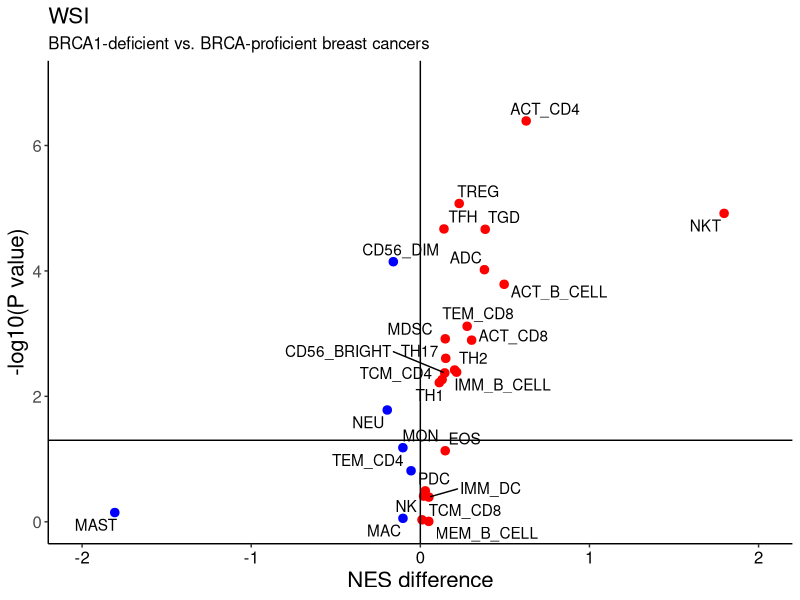

The R source for this figure:
# Load packages
library(ggplot2)
library(ggrepel)

# Set working directory
setwd("/Users/WIMM/Documents/BRCA_2018/Github/")

# Read file
df <- read.table("Data/WSI_final.txt", header=TRUE, sep="\t", na.strings="NA", check.names=FALSE)

# CIN25 gene list
cells <-  c("ADC", "MDSC", "TEM_CD4", "TEM_CD8", "CD56_DIM", "TREG", "PDC", "MAST", "TFH", "MEM_B_CELL", "IMM_DC", "EOS", "CD56_BRIGHT", "MON", "MAC", "TGD", "ACT_CD4", "NKT", "ACT_B_CELL", "TCM_CD4", "TH1", "NK", "TH17", "IMM_B_CELL", "TH2", "TCM_CD8", "ACT_CD8", "NEU")

cells <- intersect(names(df), cells)

# Subset relevant columns
df <- df[,c("BRCA_status", cells)]

# Remove missing values
df <- na.omit(df)

# Compute FC and p-values
df.brca <- NULL
p.brca <- NULL

for(i in 1:length(cells)) {

    # Subset gene
    df.small <- df[, c("BRCA_status", cells[i])]
    
    # Retrieve expression values
    proficient <- df.small[which(df.small$BRCA_status=="BRCA-proficient"), 2]
    brca <- df.small[which(df.small$BRCA_status=="BRCA1-deficient"), 2]
    
    # Compute FC
    df.brca[i] <- median(brca, na.rm=TRUE) - median(proficient, na.rm=TRUE)
    
    # Compute p.values
    p.brca[i] <- wilcox.test(brca, proficient, na.rm=TRUE)$p.value
    
}

# Tabulate
results <- data.frame(cells, df.brca, p.brca, stringsAsFactors=FALSE)

# Indicate direction
results$direction <- ifelse(results$df.brca > 0, "Up", "Down")

# Volcano plot
    # Definition
    data <- results
    x <- data$df.brca
    y <- -log10(data$p.brca)
    z <- data$direction
    label <- data$cells
    maintitle <- "WSI"
    subtitle <- "BRCA1-deficient vs. BRCA-proficient breast cancers"
    xtitle <- "NES difference"
    ytitle <- "-log10(P value)"
    ymin <- floor(min(y))
    ymax <- ceiling(max(y))
    yinterval <- 2
    xmin <- max(abs(floor(min(x))), ceiling(max(x))) * -1
    xmax <- max(abs(floor(min(x))), ceiling(max(x)))
    xinterval <- 1
    
    # Plot
    plot <- ggplot(data, aes(x=x, y=y, label=label)) +
               geom_point(shape=20, size=4, mapping=aes(color=z), show.legend=FALSE) +
               geom_text_repel(aes(label=label)) +
               geom_vline(xintercept = 0) +
               geom_hline(yintercept = 1.3) +
               scale_colour_manual(values=c("blue", "red")) +
               scale_x_continuous(limits=c(xmin, xmax), breaks=seq(xmin, xmax, by=xinterval)) +
               scale_y_continuous(limits=c(ymin, ymax), breaks=seq(ymin, ymax, by=yinterval)) +
               labs(title=maintitle, subtitle=subtitle, x=xtitle, y=ytitle) +
               theme(panel.grid.major=element_blank(),
                     panel.grid.minor=element_blank(),
                     panel.background=element_blank(),
                     axis.line = element_line(colour="black"),
                     axis.text.x=element_text(colour="black"),
                     axis.text=element_text(size=12),
                     axis.title=element_text(size=16),
                     plot.title=element_text(size=16),
                     plot.subtitle=element_text(size=12))
                     
    # Sava plot
    ggsave("Figures/Figure_3A.pdf", plot, width=8, height=8)

## Latest NES values here differ slightly from published ones because GSEA algorithm uses permutation. Therefore, slightly difference NES values will be returned each round.
